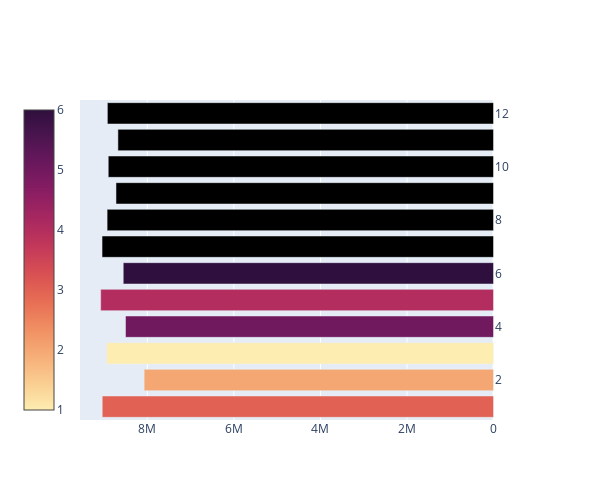

Notebook code for this chart:
### Code cell
import plotly.graph_objects as go
from plotly.subplots import make_subplots

fig = make_subplots(specs=[[{"secondary_y": True}]])#secondary_y=True associates the right side yaxis
fig.add_trace(go.Bar(x=df6['sales'], y= df6['month'], orientation='h',
                     marker_color=[3,2,1,5,4,6], marker_colorscale='matter', 
                     marker_colorbar_x=-0.15), secondary_y=True)
fig.update_xaxes(autorange='reversed')
fig.update_layout(width=600, height=500)

### Figure 1 — Plotly figure (JSON) as saved in the notebook; plotly's stock layout.template omitted (floating-point values rounded to 4 significant figures)
{"data": [{"marker": {"color": [3, 2, 1, 5, 4, 6], "colorbar": {"x": -0.15}, "colorscale": [[0, "rgb(253, 237, 176)"], [0.09091, "rgb(250, 205, 145)"], [0.1818, "rgb(246, 173, 119)"], [0.2727, "rgb(240, 142, 98)"], [0.3636, "rgb(231, 109, 84)"], [0.4545, "rgb(216, 80, 83)"], [0.5455, "rgb(195, 56, 90)"], [0.6364, "rgb(168, 40, 96)"], [0.7273, "rgb(138, 29, 99)"], [0.8182, "rgb(107, 24, 93)"], [0.9091, "rgb(76, 21, 80)"], [1, "rgb(47, 15, 61)"]]}, "orientation": "h", "type": "bar", "x": [9042244, 8074000.0, 8939152, 8505000.0, 9078000.0, 8556853, 9046580, 8929000.0, 8724000.0, 8903000.0, 8680026, 8923000.0], "xaxis": "x", "y": [1, 2, 3, 4, 5, 6, 7, 8, 9, 10, 11, 12], "yaxis": "y2"}], "layout": {"height": 500, "width": 600, "xaxis": {"anchor": "y", "autorange": "reversed", "domain": [0, 0.94]}, "yaxis": {"anchor": "x", "domain": [0, 1]}, "yaxis2": {"anchor": "x", "overlaying": "y", "side": "right"}}}
